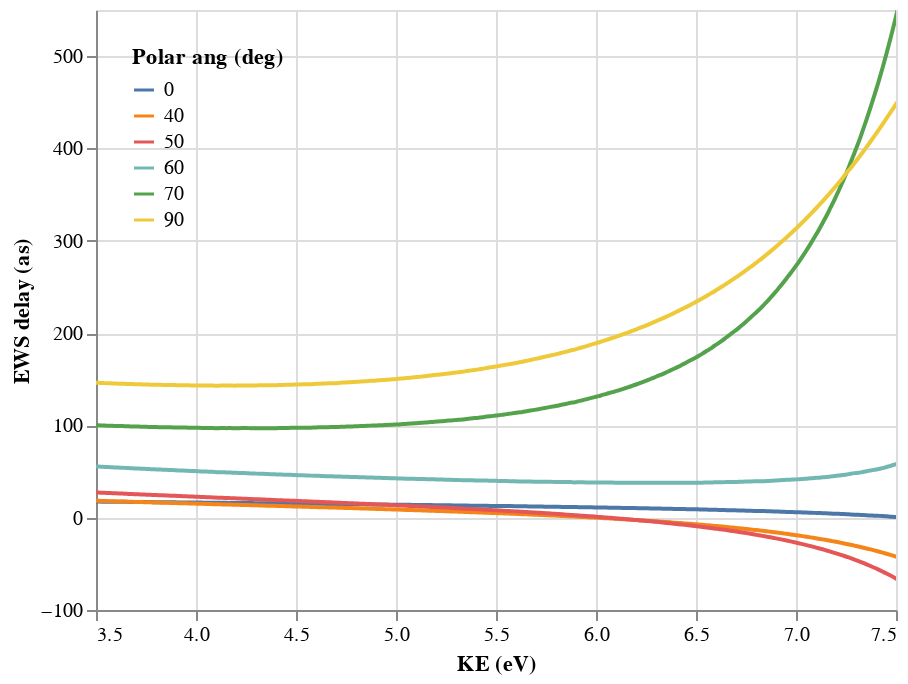

This figure's notebook cell:
### Code cell
ds = xr.open_dataset(f"{proj_dir}/Data/Ne phase shift.h5", group="/Perturb")
where = {"Photon energy (eV)": ds["Photon energy (eV)"] < 16.3,
         "Polar ang (rad)": ds["Polar ang (rad)"].isin([0, 0.7, 0.87, 1.05, 1.22, 1.57])}
df = (
    ds[where][["KE (eV)", "Polar ang (deg)", "EWS delay (as)"]]
    .to_dataframe()
    .reset_index()
)
fig = (
    alt
    .Chart(df)
    .mark_line(interpolate="monotone")
    .encode(
        x=alt.X("KE (eV):Q", scale=alt.Scale(domain=[3.5, 7.5])),
        y=alt.Y("EWS delay (as):Q", scale=alt.Scale(domain=[-100, 550])),
        color=alt.Color("Polar ang (deg):N", legend=alt.Legend(format=".0f", orient="top-left")),
    )
    .interactive(bind_x=False)
)
fig.save(f"{proj_dir}/Figures/Ne EWS delay - Perturb - Vs KE.html")
fig

### Figure 1 — Vega-Lite specification as saved in the notebook (floating-point values rounded to 4 significant figures; data arrays with more than 128 entries replaced by an {"elided": "..."} marker saying what was removed)
{"$schema": "https://vega.github.io/schema/vega-lite/v2.6.0.json", "config": {"view": {"height": 300, "width": 400}}, "data": {"name": "data-22704c2a68cb883497b3f1b341af1ed2"}, "datasets": {"data-22704c2a68cb883497b3f1b341af1ed2": {"elided": "1380 records"}}, "encoding": {"color": {"field": "Polar ang (deg)", "legend": {"format": ".0f", "orient": "top-left"}, "type": "nominal"}, "x": {"field": "KE (eV)", "scale": {"domain": [3.5, 7.5]}, "type": "quantitative"}, "y": {"field": "EWS delay (as)", "scale": {"domain": [-100, 550]}, "type": "quantitative"}}, "mark": {"interpolate": "monotone", "type": "line"}, "selection": {"selector012": {"bind": "scales", "encodings": ["y"], "mark": {"fill": "#333", "fillOpacity": 0.125, "stroke": "white"}, "on": "[mousedown, window:mouseup] > window:mousemove!", "resolve": "global", "translate": "[mousedown, window:mouseup] > window:mousemove!", "type": "interval", "zoom": "wheel!"}}}
